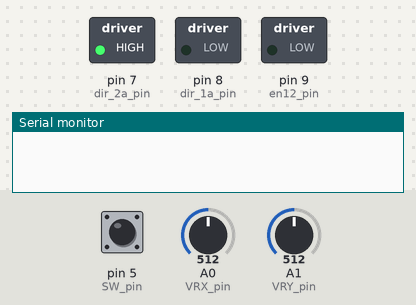
Simulated run of this sketch. Board: Arduino Uno, built with avr-gcc and run on an emulated ATmega328P. On the bench: switched loads named in the sketch (green lamp = pin HIGH), the last lines printed to the serial monitor. Inputs (shaded band) come from the test bench; at power-on: A0 (VRX_pin) = 512, pin 5 (SW_pin) HIGH, A1 (VRY_pin) = 512.

Above: at 1.8 s.
1.9 s: A0 (VRX_pin) set to 596
3.4 s: A0 (VRX_pin) set to 622
At 4.8 s:
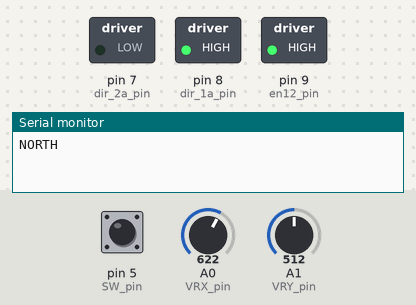
At 5.6 s:
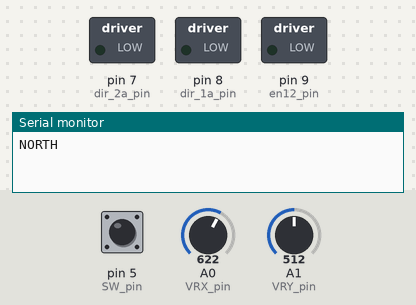
7.5 s: pin 5 (SW_pin) pulled LOW for 3.2 s
At 9.8 s:
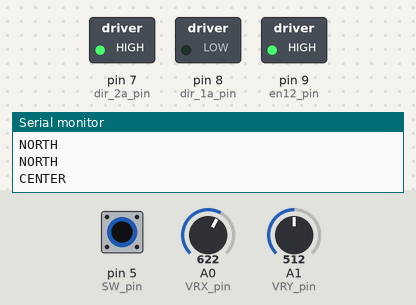
12.2 s: A0 (VRX_pin) set to 604
14.5 s: A1 (VRY_pin) set to 607
16.2 s: A1 (VRY_pin) set to 621
At 19.2 s:
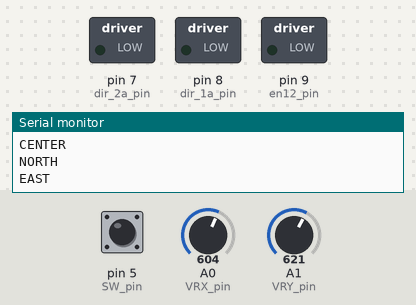
Timing chart, 0 to 21.3 s (numbered marks = the images above; inputs shaded):
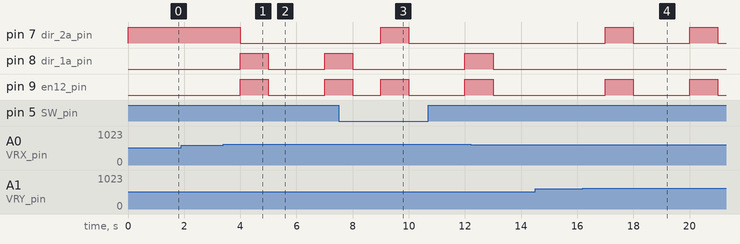

Measured:
- the behaviour switches between 614 and 615 on A0 (VRX_pin) (found by bisection; images 0 and 1)
- the behaviour switches between 614 and 615 on A1 (VRY_pin) (found by bisection; images 3 and 4)
- after the input at 1.9 s, every drawn part: stays the same
- after the input at 3.4 s, pin 7 (dir_2a_pin): HIGH → LOW after 0.60 s; pin 8 (dir_1a_pin), pin 9 (en12_pin): LOW → HIGH after 0.60 s, → LOW 1.0 s later, → HIGH 2.0 s later
- after the input at 7.5 s, pin 7 (dir_2a_pin): LOW → HIGH after 1.5 s, → LOW 1.0 s later
- after the input at 14.5 s, every drawn part: stays the same
- after the input at 16.2 s, pin 7 (dir_2a_pin), pin 9 (en12_pin): alternates HIGH for 1.0 s and LOW for 2.0 s, starting after 0.80 s

The sketch:

Joystick.ino
```cpp
/*
 * Module L293D:
 *                                             ┏━━━━━━━━━╰╯━━━━━━━━━┑
 * to PWM pin (9)  <-- Enable 1,2            1 ┃                    ┃   9                 Vcc 1 --> to pin 5V
 * to GPIO pin (8) <-- Input 1               2 ┃                    ┃  10               Input 4
 * to motor        <-- Output 1              3 ┃                    ┃  11              Output 4
 * to GND          <-- HEAT SINK AND GND     4 ┃                    ┃  12     HEAT SINK AND GND
 *                     HEAT SINK AND GND     5 ┃                    ┃  13     HEAT SINK AND GND
 * to motor        <-- Output 2              6 ┃                    ┃  14              Output 3
 * to GPIO pin (7) <-- Input 2               7 ┃                    ┃  15               Input 3
 * to pin 5V       <-- Vcc 2                 8 ┃                    ┃  16            Enable 3,4
 *                                             ┗━━━━━━━━━━━━━━━━━━━━┙
 */
 // Khii gas

// Khai báo chân kết nối cho các cảm biến và đèn LED
// analog
int VRX_pin = A0; // Joystick trục X
int VRY_pin = A1; // Joystick trục Y
// digital
int SW_pin = 5; // Nút nhấn trên joystick

// Các hướng có thể của joystick
const int NORTH = 0;
const int NORTH_EAST = 1;
const int EAST = 2;
const int SOUTH_EAST = 3;
const int SOUTH = 4;
const int SOUTH_WEST = 5;
const int WEST = 6;
const int NORTH_WEST = 7;
const int CENTER = 8;

// Các biến để lưu giá trị đọc từ joystick và hướng hiện tại
int VRX_value, VRY_value;
int direction = -1, direction_cache;

// Hàm chuyển đổi giá trị từ joystick sang hướng
int coor_to_direction(int VRX_value, int VRY_value);

// Các hàm kiểm tra phạm vi giá trị của joystick
bool is_large_coor(int coor);
bool is_middle_coor(int coor);
bool is_small_coor(int coor);

const int en12_pin = 9;
const int dir_1a_pin = 8;
const int dir_2a_pin = 7;

int pos, val;

void dc_motor_thuan(int output_1 = HIGH, int output_2 = LOW, int speed = 255, int delay_ms = 1000);
void dc_motor_nghich(int output_1 = LOW, int output_2 = HIGH, int speed = 255, int delay_ms = 1000);

void setup() {
  pinMode(VRX_pin, INPUT);
  pinMode(VRY_pin, INPUT);
  pinMode(SW_pin, INPUT_PULLUP);

  pinMode(en12_pin, OUTPUT);
  pinMode(dir_1a_pin, OUTPUT);
  pinMode(dir_2a_pin, OUTPUT);


  digitalWrite(dir_1a_pin, LOW);
  digitalWrite(dir_2a_pin, HIGH);

  Serial.begin(9600);
}

void loop() {
    // Đọc giá trị từ joystick
  VRX_value = analogRead(VRX_pin);
  VRY_value = analogRead(VRY_pin);

  // Xác định hướng từ giá trị joystick
  direction = coor_to_direction(VRX_value, VRY_value);

  // In giá trị đọc từ trục Y của joystick ra Serial Monitor

  // Xoay động cơ tương ứng với hướng của joystick
  if (direction == WEST) {
    Serial.println("WEST");
    dc_motor_thuan(LOW, HIGH);
    //brake
    dc_motor_thuan(LOW, LOW, 0);
  } else if (direction == NORTH) {
    Serial.println("NORTH");
    dc_motor_nghich(LOW, HIGH);
    //brake
    dc_motor_nghich(LOW, LOW, 0);
  } else if (direction == EAST) {
    Serial.println("EAST");
    dc_motor_thuan(LOW, HIGH);
    //brake
    dc_motor_thuan(LOW, LOW, 0);
  } else if (direction == SOUTH) {
    Serial.println("SOUTH");
    dc_motor_nghich(LOW, HIGH);
    //brake
    dc_motor_nghich(LOW, LOW, 0);
  }

  // Đọc giá trị từ nút nhấn trên joystick
  int SW_value = digitalRead(SW_pin);

  // Nếu nút nhấn được nhấn, tắt tất cả các đèn LED
  if (SW_value == LOW) {
    Serial.println("CENTER");
    dc_motor_thuan(LOW, HIGH);
    //brake
    dc_motor_thuan(LOW, LOW, 0);
  }

  delay(1000);
}


// Hàm chuyển đổi giá trị từ trục X và Y của joystick sang hướng
int coor_to_direction(int VRX_value, int VRY_value) {
  if (is_large_coor(VRX_value) && is_middle_coor(VRY_value))
    return NORTH;
  if (is_large_coor(VRX_value) && is_large_coor(VRY_value))
    return NORTH_EAST;
  if (is_middle_coor(VRX_value) && is_large_coor(VRY_value))
    return EAST;
  if (is_small_coor(VRX_value) && is_large_coor(VRY_value))
    return SOUTH_EAST;
  if (is_small_coor(VRX_value) && is_middle_coor(VRY_value))
    return SOUTH;
  if (is_small_coor(VRX_value) && is_small_coor(VRY_value))
    return SOUTH_WEST;
  if (is_middle_coor(VRX_value) && is_small_coor(VRY_value))
    return WEST;
  if (is_large_coor(VRX_value) && is_small_coor(VRY_value))
    return NORTH_WEST;
  return CENTER; // Trả về hướng trung tâm nếu không phát hiện hướng nào khác
}

// Các hàm kiểm tra phạm vi giá trị của joystick
bool is_large_coor(int coor) {
  return coor > 614;
}
bool is_middle_coor(int coor) {
  return (coor <= 614) && (coor >= 400);
}
bool is_small_coor(int coor) {
  return coor < 400;
}


void dc_motor_thuan(int output_1, int output_2, int speed, int delay_ms) {
  digitalWrite(dir_1a_pin, output_1);
  digitalWrite(dir_2a_pin, output_2);
  analogWrite(en12_pin, speed);
  delay(delay_ms);
}

void dc_motor_nghich(int output_1, int output_2, int speed, int delay_ms) {
  digitalWrite(dir_1a_pin, output_2); // Đảo ngược giá trị của output_1 và output_2
  digitalWrite(dir_2a_pin, output_1);
  analogWrite(en12_pin, speed);
  delay(delay_ms);
}

void dc_motor_cham(){
  analogWrite(en12_pin, 255);
  delay(200);
  analogWrite(en12_pin, 150);
  delay(200);
  analogWrite(en12_pin, 70);
  delay(200);
  analogWrite(en12_pin, 0);
  delay(200);
}

void dc_motor_nhanh(){
  analogWrite(en12_pin, 0);
  delay(200);
  analogWrite(en12_pin, 70);
  delay(200);
  analogWrite(en12_pin, 150);
  delay(200);
  analogWrite(en12_pin, 255);
  delay(200);
}
```
